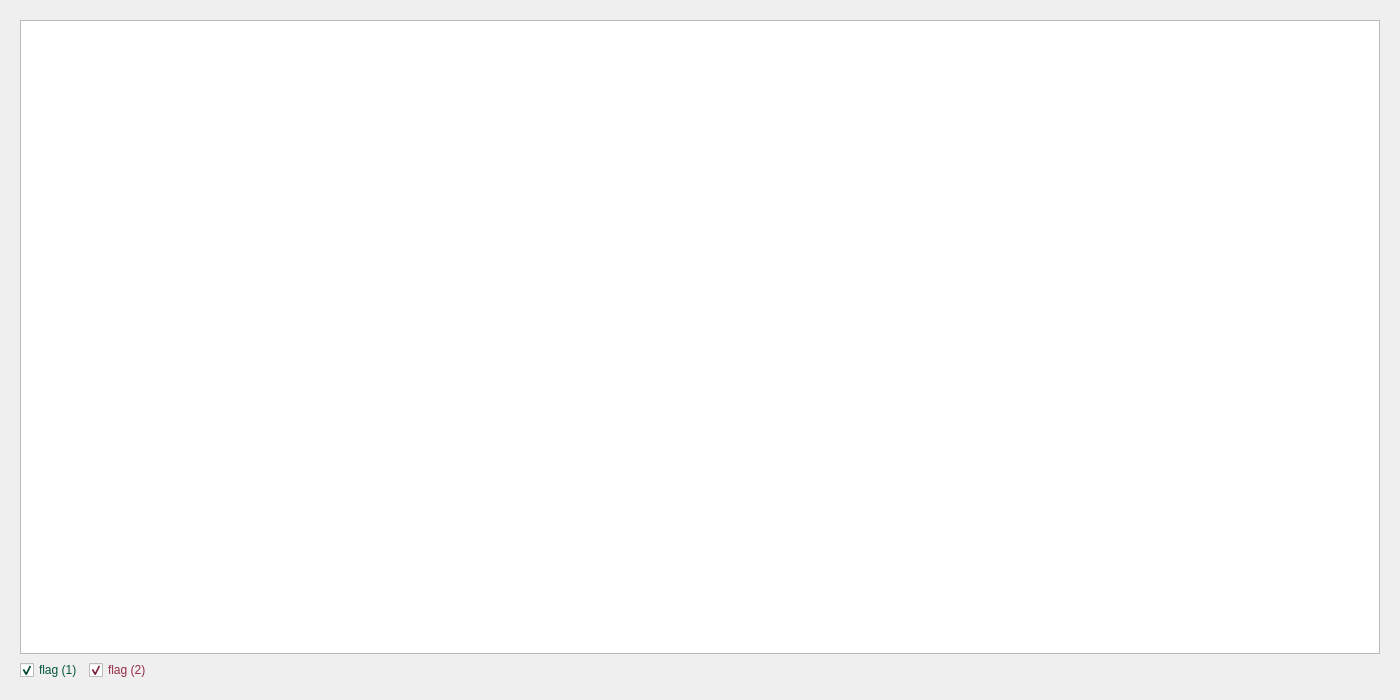
<?xml version="1.0" encoding="UTF-8"?>
<ui version="4.0">
 <class>Form</class>
 <widget class="QWidget" name="Form">
  <property name="geometry">
   <rect>
    <x>0</x>
    <y>0</y>
    <width>1400</width>
    <height>700</height>
   </rect>
  </property>
  <property name="windowTitle">
   <string>Form</string>
  </property>
  <layout class="QVBoxLayout" name="verticalLayout">
   <item>
    <widget class="CContextFrame" name="CContextFrame_CaptureTab_rawBuf1">
     <layout class="QVBoxLayout" name="verticalLayout_2">
      <item>
       <widget class="CStaticPlot" name="CStaticPlot_Capture_rawBuf1">
        <property name="minimumSize">
         <size>
          <width>500</width>
          <height>200</height>
         </size>
        </property>
        <property name="styleSheet">
         <string notr="true"/>
        </property>
        <property name="backgroundBrush">
         <brush brushstyle="SolidPattern">
          <color alpha="255">
           <red>0</red>
           <green>0</green>
           <blue>0</blue>
          </color>
         </brush>
        </property>
        <property name="foregroundBrush">
         <brush brushstyle="NoBrush">
          <color alpha="255">
           <red>0</red>
           <green>0</green>
           <blue>0</blue>
          </color>
         </brush>
        </property>
        <property name="interactive">
         <bool>true</bool>
        </property>
        <property name="renderHints">
         <set>QPainter::TextAntialiasing</set>
        </property>
        <property name="dragMode">
         <enum>QGraphicsView::NoDrag</enum>
        </property>
        <property name="cacheMode">
         <set>QGraphicsView::CacheBackground</set>
        </property>
        <property name="transformationAnchor">
         <enum>QGraphicsView::NoAnchor</enum>
        </property>
        <property name="plotTitle" stdset="0">
         <string notr="true">rawBuf1</string>
        </property>
        <property name="gridOrientation" stdset="0">
         <enum>StaticPlotWidget::Both</enum>
        </property>
        <property name="showLegend" stdset="0">
         <bool>false</bool>
        </property>
        <property name="layerIDs" stdset="0">
         <stringlist/>
        </property>
        <property name="axisLabels" stdset="0">
         <string>{&quot;left&quot;: &quot;amplitude&quot;, &quot;right&quot;: &quot;amplitude&quot;, &quot;bottom&quot;: &quot;time (microseconds)&quot;, &quot;top&quot;: &quot;time (microseconds)&quot;}</string>
        </property>
        <property name="axisRanges" stdset="0">
         <string>{&quot;x&quot;: &quot;auto&quot;, &quot;y&quot;: &quot;auto&quot;}</string>
        </property>
        <property name="replaceDataItemPenColor" stdset="0">
         <color>
          <red>255</red>
          <green>255</green>
          <blue>255</blue>
         </color>
        </property>
        <property name="replaceDataItemPenWidth" stdset="0">
         <number>1</number>
        </property>
        <property name="replaceDataItemSymbol" stdset="0">
         <enum>StaticPlotWidget::NoSymbol</enum>
        </property>
        <property name="curves" stdset="0">
         <stringlist/>
        </property>
       </widget>
      </item>
      <item>
       <layout class="QHBoxLayout" name="horizontalLayout">
        <item>
         <widget class="QCheckBox" name="checkBox_one">
          <property name="styleSheet">
           <string notr="true">color: rgb(2, 85, 63);</string>
          </property>
          <property name="text">
           <string>flag (1)</string>
          </property>
          <property name="checked">
           <bool>true</bool>
          </property>
         </widget>
        </item>
        <item>
         <widget class="QCheckBox" name="checkBox_two">
          <property name="styleSheet">
           <string notr="true">color: rgb(149, 44, 70);</string>
          </property>
          <property name="text">
           <string>flag (2)</string>
          </property>
          <property name="checked">
           <bool>true</bool>
          </property>
         </widget>
        </item>
        <item>
         <spacer name="horizontalSpacer">
          <property name="orientation">
           <enum>Qt::Horizontal</enum>
          </property>
          <property name="sizeHint" stdset="0">
           <size>
            <width>40</width>
            <height>20</height>
           </size>
          </property>
         </spacer>
        </item>
       </layout>
      </item>
     </layout>
    </widget>
   </item>
  </layout>
 </widget>
 <customwidgets>
  <customwidget>
   <class>StaticPlotWidget</class>
   <extends>QGraphicsView</extends>
   <header>accwidgets.graph</header>
  </customwidget>
  <customwidget>
   <class>CContextFrame</class>
   <extends>QFrame</extends>
   <header>comrad.widgets.containers</header>
   <container>1</container>
  </customwidget>
  <customwidget>
   <class>CStaticPlot</class>
   <extends>StaticPlotWidget</extends>
   <header>comrad.widgets.graphs</header>
  </customwidget>
 </customwidgets>
 <resources/>
 <connections/>
</ui>
